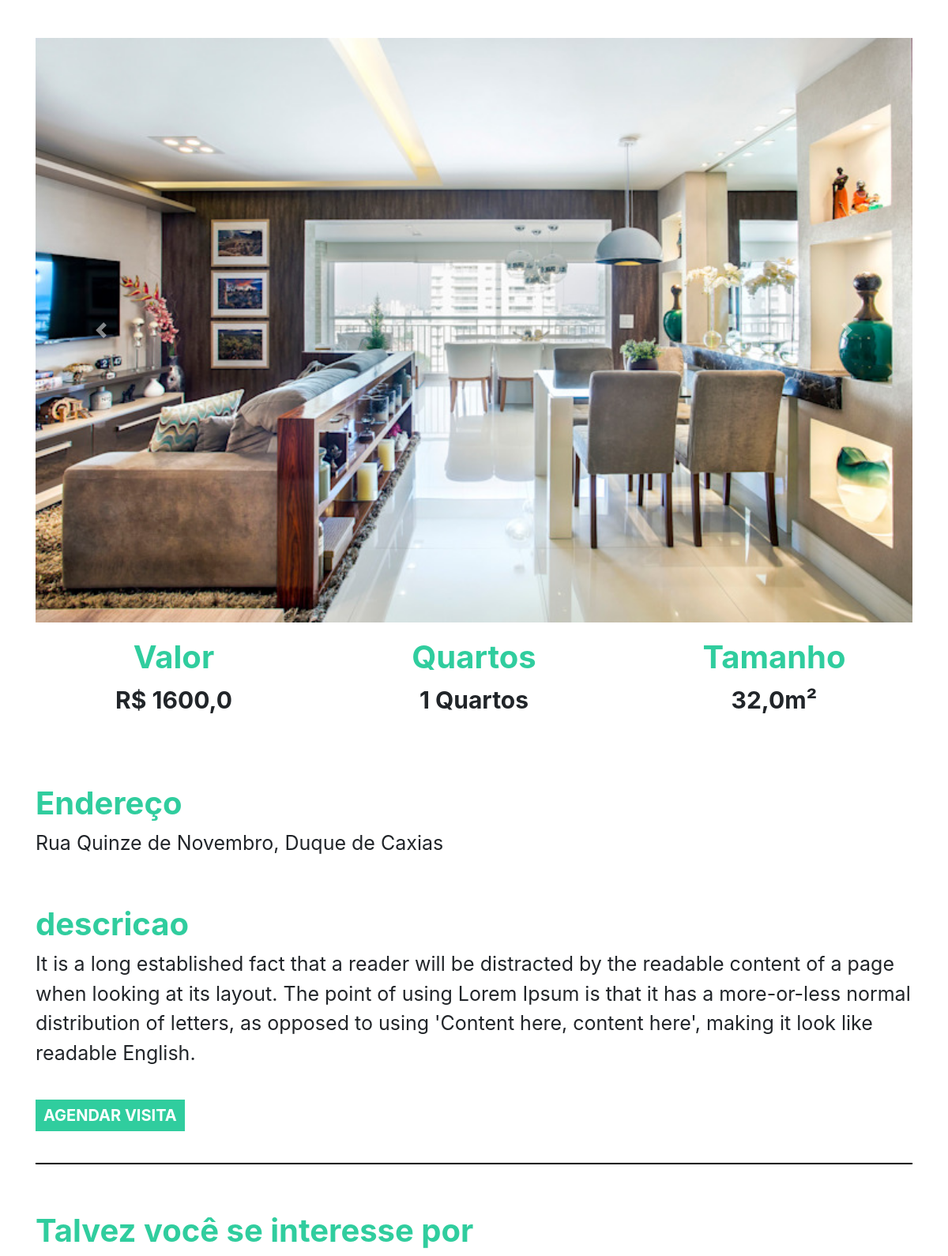
Page /imovel/2 on the committed database.
### plataforma/models.py (models this page shows, shortened)
class Imagem(models.Model):
    img = models.ImageField(upload_to='img')
    def __str__(self) -> str:
      return self.img.url

class Imovei(models.Model):
    choices = (('V', 'Venda'),
                ('A', 'Aluguel'))
    choices_imovel = (('A', 'Apartamento'),
                      ('C', 'Casa'))
    imagens = models.ManyToManyField(Imagem)
    valor = models.FloatField()
    quartos = models.IntegerField()
    tamanho = models.FloatField()
    cidade = models.ForeignKey(Cidade, on_delete=models.DO_NOTHING)
    rua = models.CharField(max_length=50)
    tipo = models.CharField(max_length=1, choices=choices)
    tipo_imovel = models.CharField(max_length=1, choices=choices_imovel)
    numero = models.IntegerField()
    descricao = models.TextField()
    dias_visita = models.ManyToManyField(DiasVisita)
    horarios = models.ManyToManyField(Horario)

class Cidade(models.Model):
    nome = models.CharField(max_length=30)
    def __str__(self) -> str:
      return self.nome

### plataforma/views.py (the view)
# urls.py: path('imovel/<str:id>', views.imovel, name="imovel"),
def imovel(request, id):
    imovel = get_object_or_404(Imovei, id=id)
    sugestoes = Imovei.objects.filter(cidade=imovel.cidade).exclude(id=id)[:2]
    return render(request, 'imovel.html', {'imovel': imovel, 'sugestoes': sugestoes})

### plataforma/models.py (called while the page is built)
    def __str__(self) -> str:
      return self.dia

    def __str__(self) -> str:
      return str(self.horario)

### plataforma/templates/imovel.html (shortened to what this page needs)
{% extends 'base.html' %}
{% load static %}
{% block 'head' %}
<link rel="stylesheet" href="{% static 'plataforma/css/home.css' %}">
{% endblock %}
{% block 'body' %}
<div style="text-align: center" class="container">
  <br>
  <br>
  <div id="carouselExampleControls" class="carousel slide" data-ride="carousel">
    <div class="carousel-inner">
      {% for img in imovel.imagens.all %}
      <div class="carousel-item {% if forloop.first %} active {% endif %}">
        <img class="d-block w-100" src="{{img}}" alt="First slide">
      </div>
      {% endfor %}
    </div>
    <a class="carousel-control-prev" href="#carouselExampleControls" role="button" data-slide="prev">
      <span class="carousel-control-prev-icon" aria-hidden="true"></span>
    </a>
    <a class="carousel-control-next" href="#carouselExampleControls" role="button" data-slide="next">
      <span class="carousel-control-next-icon" aria-hidden="true"></span>
    </a>
  </div>
  <div class="row">
    <div class="col-md">
      <h3 class="titulo_especificacao">Valor</h3>
      <p class="especificacao">R$ {{imovel.valor}}</p>
    </div>
    <div class="col-md">
      <h3 class="titulo_especificacao">Quartos</h3>
      <p class="especificacao">{{imovel.quartos}} Quartos</p>
    </div>
    <div class="col-md">
      <h3 class="titulo_especificacao">Tamanho</h3>
      <p class="especificacao">{{imovel.tamanho}}m²</p>
    </div>
  </div>
  <br>
  <br>
  <div style="text-align: left">
    <h3 class="titulo_especificacao">Endereço</h3>
    <p class="especificacao_endereco">{{imovel.rua}}, {{imovel.cidade }}</p>
  </div>
  <br>
  <div style="text-align: left">
    <h3 class="titulo_especificacao">descricao</h3>
    <p class="especificacao_endereco">{{imovel.descricao}}</p>
    <br>
    <button class="btn_agendar_visita" data-toggle="modal" data-target="#exampleModal">AGENDAR VISITA</button>
    <br>
    <br>
  </div>
  <hr style="border: 1px solid black">
  <br>
  <div class="div_possivel_interesse">
    <h3 class="titulo_especificacao">Talvez você se interesse por</h3>
  </div>
</div>
{% endblock %}

### templates/static/plataforma/css/home.css (style rules this page uses)
.titulo_especificacao { color: #30CD9E; font-weight: bold; margin-top: 20px; font-size: 40px; }
.especificacao { font-size: 30px; font-weight: bold; }
.especificacao_endereco { font-size: 25px; }
.btn_agendar_visita { border: none; background-color: #30CD9E; color: white; font-weight: bold; font-size: 20px; padding: 5px 10px 5px 10px; }
.div_possivel_interesse { text-align: left; }

### rows in the picture
Imagem: img (picture)
Imovei: valor "1600,0", quartos "1", tamanho "32,0", rua "Rua Quinze de Novembro", cidade "Duque de Caxias", descricao "It is a long established fact that a reader will be distracted by the readable content of a page when looking at its layout. The point of using Lorem Ipsum is that it has a more-or-less normal distribution of letters, as opposed to using 'Content here, content here', making it look like readable English."
